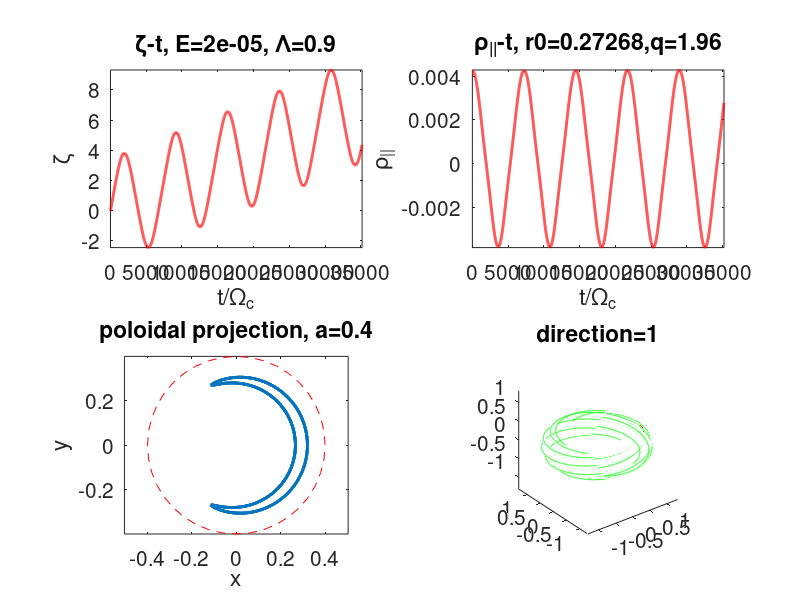

Here is the MATLAB script that generated this plot:
% Hua-sheng XIE, IFTS-ZJU, huashengxie@gmail.com, 2012-12-22 12:22
% OrbitGC.m, Guiding center orbit in Tokamak
% Ref: R. B. White 2001Book p70 and ORBIT code
% epsilon=r/R0<<1, alaytical equilibrium, concentric circles
% time unit: Omega=q*B0/m=1.0, on axis B0=1
% length unit: R0=1.0
% q=q(psip), no E field
% Update: 2012-12-27 23:26
% This version: r=sqrt(2*psi), d(psi)/d(psip)=q(psip)
% psiw=psip at wall (r=a)
% test OK

function OrbitGC_qpsip
    close all; clear; clc;
   
    global q1 q2 q3 mu psiw;
    psiw=0.043636; % psiw=0.043636, a=0.40
    q1=1.0; q2=1.0; q3=1.0;
    
    a=sqrt(2*psiw*(q1+q2/2+q3/3)); % minor radius
    
    % initial values
    psip0=0.6*psiw; theta0=0*pi/4; zeta0=0;
    psin0=psip0/psiw;
    r0=sqrt(2*psip0*(q1+q2/2*psin0+q3/3*psin0^2));
    q=q1+q2*psin0+q3*psin0^2;

    % calculate initial parameters
    R=1+r0*cos(theta0);
    g=1.0; Bt=g/R;
    Bp=r0/(q*R);
    B=sqrt(Bt^2+Bp^2);
    lambda0=0.9; % pitch angle = mu*B/E
    % v ~ rhoi/Omega ~ (10^-3)R0/Omega, then E0 ~ v^2 ~ 10^-6
    E0=1/5e4; % sensitive, E0> e.g., 1/2e6..., banana
    mu=lambda0*E0;
    drc=1; % v0= +/- give different orbits
    v0=sqrt(2*E0);
	rhopara0=drc*v0*sqrt(1-lambda0*B)/B;
    
    % solve
    y0=[zeta0, theta0, psip0, rhopara0];
    options=odeset('RelTol',1e-10,'AbsTol',[1e-10 1e-10 1e-11 1e-10],'MaxStep',0.1);
%     [t,y] = ode45(@orbit,0:200,y0,options);
    tend=150/abs(rhopara0); dt=tend/2e4;
    [t,y] = ode45(@orbit,0:dt:tend,y0);
    
    % plot
    figure; set(gcf,'DefaultAxesFontSize',15);
    zeta=y(:,1); theta=y(:,2); psip=y(:,3); rhopara=y(:,4);
    r=sqrt(2*q.*psip); R=1+r.*cos(theta); x2=r.*cos(theta); y2=r.*sin(theta);
    x3=R.*cos(zeta); y3=R.*sin(zeta); z3=r.*sin(theta);
    subplot(221);plot(t,zeta,'r-','LineWidth',2);
    axis tight; xlabel('t/\Omega_c'); ylabel('\zeta'); 
    title(['\zeta-t',', E=',num2str(E0),', \Lambda=',num2str(lambda0)]);
    subplot(222);plot(t,rhopara,'r-','LineWidth',2); axis tight; 
    xlabel('t/\Omega_c'); ylabel('\rho_{||}'); 
    title(['\rho_{||}-t',', r0=',num2str(r0),',q=',num2str(q)]);
    subplot(223); plot(x2,y2,'LineWidth',2); axis equal;
    xlabel('x'); ylabel('y'); 
    title(['poloidal projection, a=',num2str(a)]); hold on;
    plot(a.*cos(0:pi/20:2*pi),a.*sin(0:pi/20:2*pi),'r--');
    subplot(224); plot3(x3,y3,z3,'g',x3(1),y3(1),z3(1),'r*');    
    title(['direction=',num2str(drc)]);
    axis equal; % title('3D plot'); view(2);
    
    print(gcf,'-dpng',['E=',num2str(E0),',r=',num2str(r0),',Lambda=',...
    num2str(lambda0),',a=',num2str(a),...
    ',drc=',num2str(drc),'.png']);
end

function dy=orbit(t,y)
        
    global q q1 q2 q3 mu psiw;
    
    dy=zeros(4,1);
    zeta=y(1); theta=y(2); psip=y(3); rhopara=y(4);
    psin=psip/psiw; % normalization psip
    q=q1+q2*psin+q3*psin^2;
    
    % field and other parameters
    psi=psip*(q1+q2/2*psin+q3/3*psin^2);
    r=sqrt(2*psi); % r/R0
    R=1+r*cos(theta);
    g=1.0; % g: poloidal current outside psi
    gppsi=0; % p(prime): derivative of psi
    I=r^2/q; % I: toroidal current inside psi
    Ippsi=2/q^3*(q^2-psin*(q2+2*q3*psin)*(q1+q2/2*psin+q3/3*psin^2));
    Bt=g/R;
    Bp=r/(q*R); % Bp=r/(q*R)
    B=sqrt(Bt^2+Bp^2);
    Bppsip=(r*(1-r^2*R*(q2+2*q3*psin)/psiw/q^2)-g^2*q^2*cos(theta))/(B*R^3*r*q); % dB/dpsip
    Bptheta=B*r*sin(theta)/(R); % dB/dtheta
    % Bpzeta=0;
    
    D=g*q+I+rhopara*(g*Ippsi-I*gppsi);

%     E=rhopara^2*B^2/2+mu*B;

    dy(1)=rhopara*B^2*(q+rhopara*Ippsi)/D-(mu+rhopara^2*B)*I*Bppsip/D;
    dy(2)=rhopara*B^2*(1-rhopara*gppsi)/D+(mu+rhopara^2*B)*g*Bppsip/D;
    dy(3)=-g*(mu+rhopara^2*B)*Bptheta/D;
    dy(4)=-(mu+rhopara^2*B)*((1-rhopara*gppsi)*Bptheta)/D;
end
